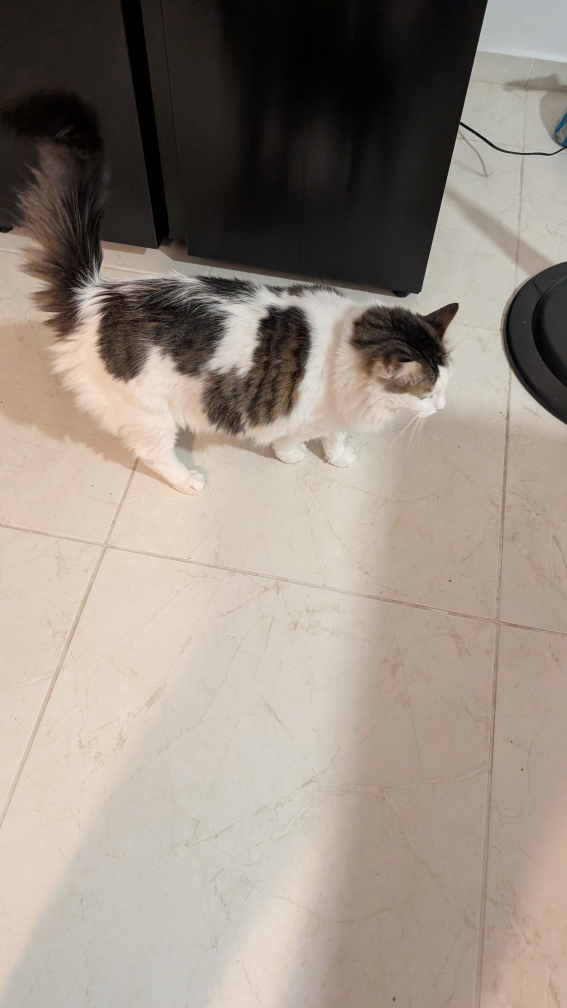
#> input picture siete-vidas/arte/referencias/felipe-real/felipe-lomo-costado.jpg, 2268 x 4032 px, given in place of felipe_rig_color_horneado.png, which was not available (shown at 1/4 size)
$ python 02b_lomo.py
#> lines starting #> are read from the running program, lines starting #| are printed output that depends on the picture; after the words box and inside, x2 and y2 are one past the last pixel; in counts of white or black regions, pixels touching at a corner belong together; pictures that were not available may be replaced by others from this repository, and a replacement may not be noted
# Paso 2b: repinta el lomo y la cola en la textura horneada, con el patrón del Felipe real
# (fotos del creador: felipe-lomo-arriba-1/2.jpg, felipe-lomo-costado.jpg). De adelante
# hacia atrás, visto desde arriba: gorra (no se toca), nuca blanca, un PAR de manchas a media
# espalda separadas por una franja blanca sobre la columna, una banda blanca atravesada, un
# PAR de manchas sobre la cadera que bajan por el muslo, base de la cola blanca y cola gris
# muy oscuro casi lisa (más clara al centro). Manchas: atigrado pardo grisáceo con rayas
# finas de la columna hacia abajo, bordes suaves. Método:
#  1. Rasteriza la malla en el espacio UV: cada texel sabe su punto 3D.
#  2. Mapa "cilíndrico" del cuerpo (largo x ángulo alrededor de su eje): ahí se dibujan las
#     manchas, así las costuras UV no las cortan y, con la malla simétrica, quedan espejadas.
#  3. Vuelve a la textura con bordes suaves y rellena el padding de las islas UV.
# Prueba varias variantes de manchas (VARIANTES), las mide y usa la elegida (o argv[1]).
# Uso: python3 02b_lomo.py [variante] [carpeta para la hoja de comparación]
import sys, os, math, json, bpy
import numpy as np
from PIL import Image
from scipy import ndimage
sys.path.insert(0, os.path.dirname(os.path.abspath(__file__)))
import felipe_comun as C

# v4 (pedido del creador: «deja una sola mancha, como estaba antes»): UNA montura grande sobre
# el lomo, de detrás de los hombros a la grupa (llega hasta la base de la cola), que baja por
# los costados a media altura, con borde suave en mechones (no geométrico).
# Variantes: (nombre, t0 (grupa/cola), t1 (hombros), hasta dónde baja (° desde el lomo),
# exponente de la forma, largo de los mechones (fracción), mechones por vuelta, ancho del borde).
# t: 0 = arranque de la cola, 1 = pecho.
VARIANTES = [
    ("b_montura_grande", -0.08, 0.72, 104, 2.4, 0.10, 22, 0.14),   # v5 (referencia)
    # v6: más chicas (montura media sobre el lomo), con el tono y las rayas de la gorra.
    ("v6a_media", 0.10, 0.64, 72, 2.4, 0.09, 22, 0.14),
    ("v6b_media_baja", 0.08, 0.66, 82, 2.4, 0.09, 22, 0.14),
    ("v6c_chica", 0.16, 0.60, 62, 2.4, 0.09, 22, 0.14),
    ("v6d_larga_angosta", 0.04, 0.68, 66, 2.6, 0.09, 22, 0.14),
    ("v6e_redonda", 0.12, 0.62, 76, 2.0, 0.08, 26, 0.16),
]
ELEGIDA = "v6b_media_baja"
GY, GA = 260, 180   # celdas del mapa cilíndrico (largo x ángulo)

eleccion = sys.argv[1] if len(sys.argv) > 1 else ELEGIDA
hoja = sys.argv[2] if len(sys.argv) > 2 else None

bpy.ops.wm.open_mainfile(filepath=C.BLEND_TEXTURA)
#> (this line was passed over: bpy is not available in this run)
ret = bpy.data.objects["Retopo"]
me = ret.data
ruta_tex = os.path.join(C.TRABAJO, "felipe_rig_color.png")
ruta_horneada = os.path.join(C.TRABAJO, "felipe_rig_color_horneado.png")
tex = np.array(Image.open(ruta_horneada).convert("RGB")).astype(np.float32) / 255.0
H, W = tex.shape[:2]
#> H = 4032; W = 2268

# --- 1. Rasterizar la malla en UV (centro de cada texel -> punto 3D).
me.calc_loop_triangles()
#> (this line was passed over: bpy is not available in this run)
uv = me.uv_layers.active.data
pos = np.zeros((H, W, 3), np.float32)
cubre = np.zeros((H, W), bool)
co = np.array([v.co[:] for v in me.vertices], np.float32)
for t in me.loop_triangles:
    p = np.array([[uv[l].uv[0] * W - 0.5, (1 - uv[l].uv[1]) * H - 0.5] for l in t.loops])
    q = co[list(t.vertices)]
    x0, y0 = np.floor(p.min(0)).astype(int)
    x1, y1 = np.ceil(p.max(0)).astype(int)
    x0, y0 = max(x0, 0), max(y0, 0)
    x1, y1 = min(x1, W - 1), min(y1, H - 1)
    if x1 < x0 or y1 < y0:
        continue
    xs, ys = np.meshgrid(np.arange(x0, x1 + 1), np.arange(y0, y1 + 1))
    d = (p[1, 1] - p[2, 1]) * (p[0, 0] - p[2, 0]) + (p[2, 0] - p[1, 0]) * (p[0, 1] - p[2, 1])
    if abs(d) < 1e-12:
        continue
    l0 = ((p[1, 1] - p[2, 1]) * (xs - p[2, 0]) + (p[2, 0] - p[1, 0]) * (ys - p[2, 1])) / d
    l1 = ((p[2, 1] - p[0, 1]) * (xs - p[2, 0]) + (p[0, 0] - p[2, 0]) * (ys - p[2, 1])) / d
    l2 = 1 - l0 - l1
    dentro = (l0 >= -1e-4) & (l1 >= -1e-4) & (l2 >= -1e-4)
    if not dentro.any():
        continue
    yy, xx = ys[dentro], xs[dentro]
    pos[yy, xx] = l0[dentro, None] * q[0] + l1[dentro, None] * q[1] + l2[dentro, None] * q[2]
    cubre[yy, xx] = True
#> cubre: shape (4032, 2268) bool; every value is 0
#> pos: shape (4032, 2268, 3) float32; every value is 0
print("texels cubiertos: %.1f %%" % (100 * cubre.mean()))
#| texels cubiertos: 0.0 %

# --- 2. Zona del lomo y costados, en coordenadas de las plantillas (perfil, 1024 px).
mp = np.array(Image.open(os.path.join(C.PLANTILLA, "mascaras_perfil.png")))[..., 0]
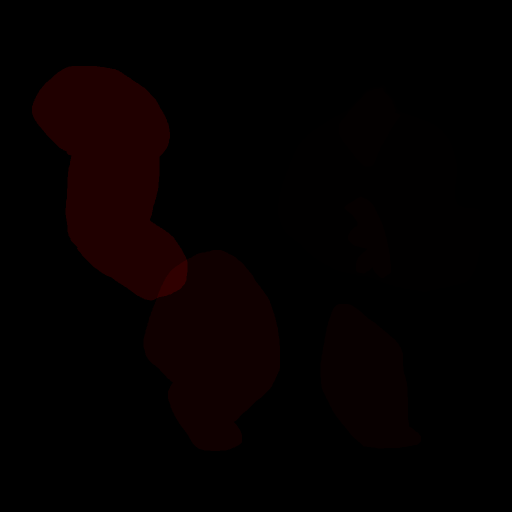
#> input picture siete-vidas/prototipos/sala-3d-pixel/assets/meshy_prueba/plantilla_esqueleto/mascaras_perfil.png, 1024 x 1024 px (shown at 1/2 size)
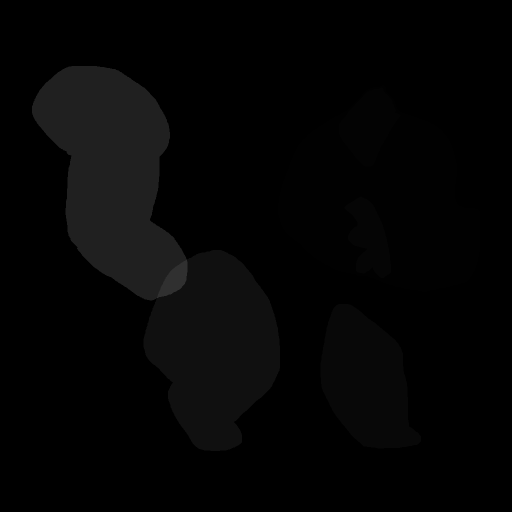
#> mp: shape (1024, 1024) (shown at 1/2 size); min 0, max 48, mean 4.3
cabeza = ((mp >> 0) & 1).astype(bool) | ((mp >> 1) & 1).astype(bool)
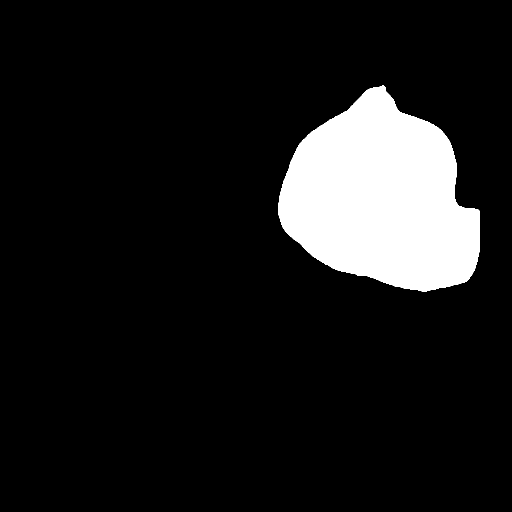
#> cabeza: shape (1024, 1024) bool (shown at 1/2 size); 10.8% white; 1 white region, box (x1, y1, x2, y2) and area: (557, 171, 960, 583) 113369
cola = ((mp >> 5) & 1).astype(bool)
#> cola: shape (1024, 1024) bool; 8.4% white; 1 white region, box (x1, y1, x2, y2) and area: (64, 132, 375, 601) 88431
cabeza = ndimage.binary_dilation(cabeza, iterations=6)
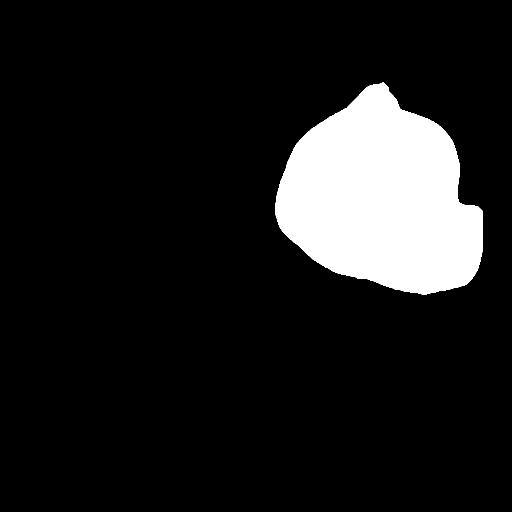
#> cabeza: shape (1024, 1024) bool (shown at 1/2 size); 11.5% white; 1 white region, box (x1, y1, x2, y2) and area: (551, 165, 966, 589) 120526
cola = ndimage.binary_dilation(cola, iterations=4)
#> cola: shape (1024, 1024) bool; 8.9% white; 1 white region, box (x1, y1, x2, y2) and area: (60, 128, 379, 605) 93114
# El rulo de arriba de la cola se sale del contorno del creador: todo lo que está arriba y
# atrás de la grupa también es cola.
fy, fx = np.mgrid[0:1024, 0:1024]
cola |= (fx < 400) & (fy < 520)
# Bajo la raíz de la cola (py >= 600) es grupa: se pinta como cuerpo (si no, quedaba un óvalo
# con el color viejo, sin pintar, alrededor de la base de la cola).
cola &= fy < 600
#> cola: shape (1024, 1024) bool; 20.9% white; 1 white region, box (x1, y1, x2, y2) and area: (0, 0, 400, 600) 219581
# v6c: la cara de abajo de la raíz de la cola (bajo la fila 600) también es cola: lo que está a
# menos de 40 px de su línea central y por encima de la fila 640. Si no, quedaba un óvalo
# blanco bajo la base de la cola.
_lin = np.array([(345, 560), (240, 485), (228, 405), (222, 305), (196, 243), (110, 195)], float)
_dmin = np.full((1024, 1024), 1e9)
for (ax, ay), (bx, by) in zip(_lin[:-1], _lin[1:]):
    vx, vy = bx - ax, by - ay
    u = np.clip(((fx - ax) * vx + (fy - ay) * vy) / (vx * vx + vy * vy), 0, 1)
    _dmin = np.minimum(_dmin, np.hypot(fx - (ax + u * vx), fy - (ay + u * vy)))
cola |= (_dmin < 40) & (fy < 640) & (fx < 380)
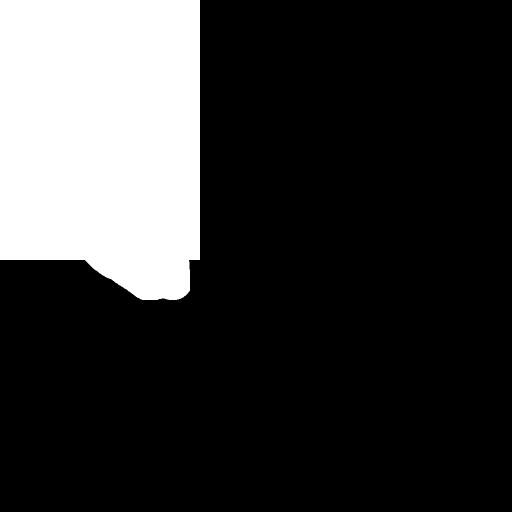
#> cola: shape (1024, 1024) bool (shown at 1/2 size); 21% white; 1 white region, box (x1, y1, x2, y2) and area: (0, 0, 400, 600) 220312
zoff = C.CENTRO_ORIGINAL[2] - C.Z_PISO_ORIGINAL
px = np.clip(np.round(512 - pos[..., 1] / C.PX).astype(int), 0, 1023)
py = np.clip(np.round(512 - (pos[..., 2] - zoff) / C.PX).astype(int), 0, 1023)
# Mapa del lomo: largo entre la grupa (Y0) y el pecho (Y1), en px de perfil.
Y0, Y1 = 290, 800      # px de perfil (de la grupa al pecho y la nuca)
cab_sola = ((mp >> 0) & 1).astype(bool) | ((mp >> 1) & 1).astype(bool)
# Nuca: lo de atrás y abajo de la cabeza (no la cara ni la gorra de arriba) también va blanco.
nuca = cab_sola[py, px] & (py > 445) & (px < 715)
# Todo el cuerpo salvo la cabeza (sin la nuca) y la cola: así no quedan restos del gris
# deshilachado de Meshy (la panza y las patas, fuera de las manchas, quedan blancas).
zona = cubre & (~cabeza[py, px] | nuca) & ~cola[py, px]
# Bordes de la zona que se funden con lo original (no hay corte con cabeza, cola y patas).
# La distancia se mide solo contra los bordes reales de la zona (cabeza, cola): los texels
# fuera de las islas UV cuentan como zona. Si no, junto a cada costura UV volvía la textura
# vieja (líneas dentadas en escalera).
# La cola también cuenta: en la unión con la grupa no hay fundido con la textura vieja (ahí
# quedaba un óvalo blanco alrededor de la base de la cola).
borde = ndimage.distance_transform_edt(zona | ~cubre | (cubre & cola[py, px]))
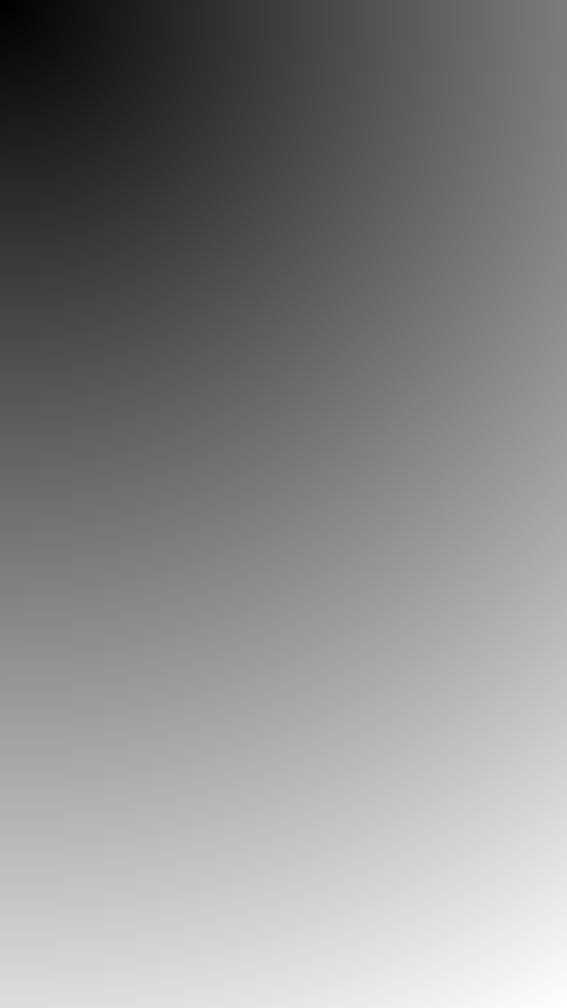
#> borde: shape (4032, 2268) float64 (shown at 1/4 size); min 1, max 4625.6, mean 2467.8; drawn with min black and max white
peso_zona = np.clip(borde / 10.0, 0, 1)

# Mapa cilíndrico: largo (px de perfil) y ángulo alrededor del eje del cuerpo.
zc = -(640 - 512) * C.PX + zoff
ang = np.arctan2(pos[..., 2] - zc, pos[..., 0])                     # pi/2 = lomo
gy = np.clip(((px - Y0) / (Y1 - Y0) * (GY - 1)).round().astype(int), 0, GY - 1)
ga = np.clip(((ang + math.pi) / (2 * math.pi) * (GA - 1)).round().astype(int), 0, GA - 1)
lum = tex @ np.array([0.299, 0.587, 0.114], np.float32)
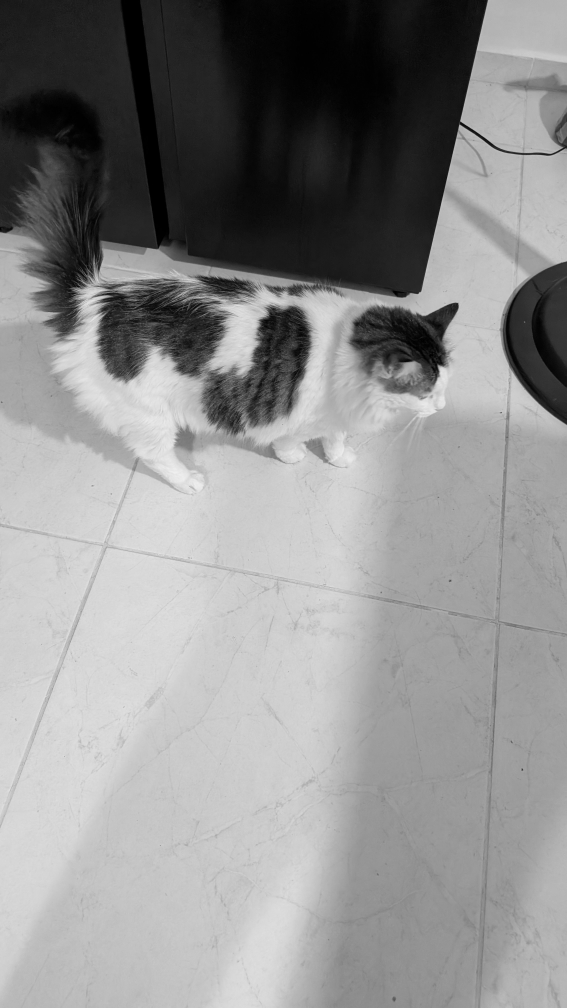
#> lum: shape (4032, 2268) float32 (shown at 1/4 size); min 0, max 0.969, mean 0.56
blanco_ref = np.median(tex[zona & (lum > 0.8)], axis=0)
#> blanco_ref = [nan, nan, nan]
oscuro_ref = np.median(tex[zona & (lum < 0.45)], axis=0)
#> oscuro_ref = [nan, nan, nan]
osc = np.clip((blanco_ref @ [0.299, 0.587, 0.114] - lum) / max(1e-3, (blanco_ref - oscuro_ref) @ [0.299, 0.587, 0.114]), 0, 1)
#> osc: shape (4032, 2268) float32; every value is NaN or infinite
suma = np.zeros((GY, GA)); cuenta = np.zeros((GY, GA))
np.add.at(suma, (gy[zona], ga[zona]), osc[zona])
#> suma: shape (260, 180) float64; every value is 0
np.add.at(cuenta, (gy[zona], ga[zona]), 1)
hay = cuenta > 0
#> hay: shape (260, 180) bool; every value is 0
mapa = np.where(hay, suma / np.maximum(cuenta, 1), 0.0)
# Celdas vacías: el valor de la celda con dato más cercana.
idx = ndimage.distance_transform_edt(~hay, return_distances=False, return_indices=True)
mapa = mapa[idx[0], idx[1]]

# Color de la gorra (gris pardo atigrado) para rellenar: lo oscuro de la cabeza, arriba.
# Gorra: lo de arriba de la cabeza (30 % superior de su altura real, no una fila fija de la
# plantilla: con el cráneo más chico la gorra baja y la muestra quedaba vacía -> textura negra).
_zc = pos[..., 2][cubre & cabeza[py, px]]
#> (the run stopped early here; a loop or call above may not have finished)
